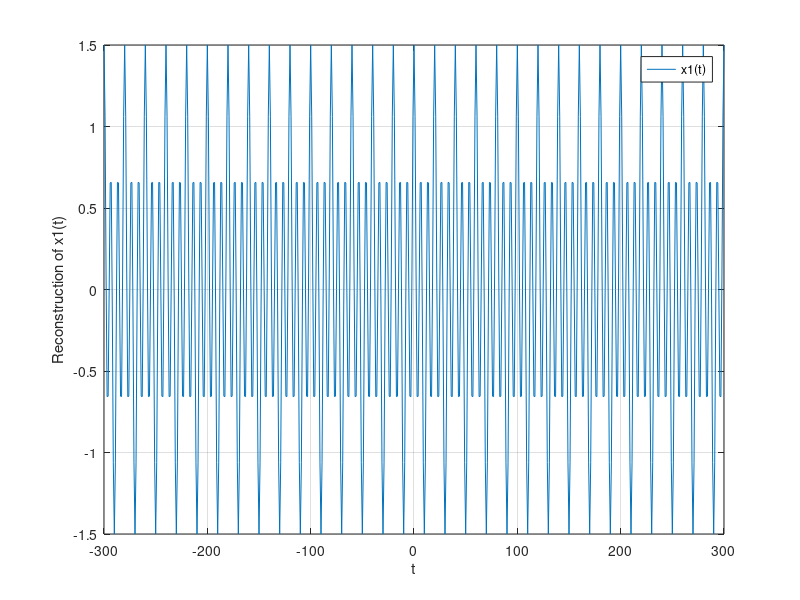

Write the MATLAB code that produced this figure.
%Rendel Abrasia, Reza Aablue
%500942743, 500966944
%Section 4

%Problem A.6 - part 1 (x1(t))
clf;
n = 0; 
D_n = [-500 : 500]
w = pi/10
t = [-300:1:300]

for n = -500 : 1 : 500     
    if(abs(n)==1)
        D_n(n+500+1) = 0.25;
    elseif(abs(n) == 3)
        D_n(n+500+1) = 0.5;
    else
       D_n(n+500+1) = 0;   
end
end
 s = 300 + 1;
 x = zeros(1,601);
 for t = -300 : 1 : 300
    for n = -500 : 1 : 500
        m = n+500+1;    
        x(t+s) = x(t+s) + real(D_n(m).*exp(n.*1i*w*t));
    end
 end
 
t=[-300:1:300];
plot(t,real(x));
ylabel('Reconstruction of x1(t)');xlabel('t'); 
legend('x1(t)'); 
grid;